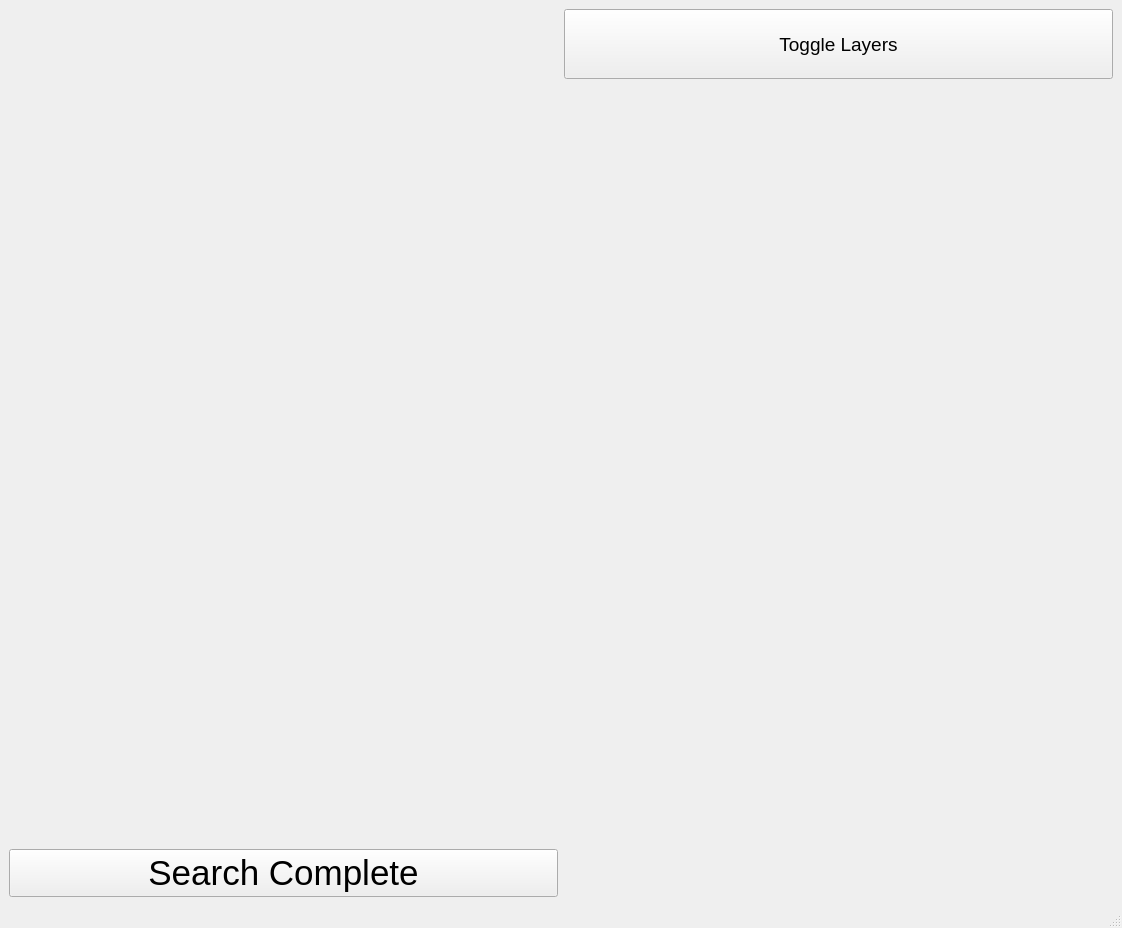
<?xml version="1.0" encoding="UTF-8"?>
<ui version="4.0">
 <class>MainWindow</class>
 <widget class="QMainWindow" name="MainWindow">
  <property name="geometry">
   <rect>
    <x>0</x>
    <y>0</y>
    <width>1122</width>
    <height>928</height>
   </rect>
  </property>
  <property name="windowTitle">
   <string>Crow's Nest</string>
  </property>
  <widget class="QWidget" name="centralwidget">
   <layout class="QGridLayout" name="gridLayout">
    <item row="1" column="0">
     <widget class="QPushButton" name="SearchComplete">
      <property name="font">
       <font>
        <pointsize>26</pointsize>
       </font>
      </property>
      <property name="text">
       <string>Search Complete</string>
      </property>
      <property name="flat">
       <bool>false</bool>
      </property>
     </widget>
    </item>
    <item row="0" column="2">
     <layout class="QVBoxLayout" name="verticalLayout"/>
    </item>
    <item row="0" column="0">
     <widget class="QLabel" name="TopoMap">
      <property name="text">
       <string/>
      </property>
      <property name="pixmap">
       <pixmap>topoMap.jpg</pixmap>
      </property>
     </widget>
    </item>
    <item row="0" column="1" alignment="Qt::AlignTop">
     <widget class="QPushButton" name="ToggleLayers">
      <property name="sizePolicy">
       <sizepolicy hsizetype="Preferred" vsizetype="Fixed">
        <horstretch>0</horstretch>
        <verstretch>0</verstretch>
       </sizepolicy>
      </property>
      <property name="minimumSize">
       <size>
        <width>100</width>
        <height>70</height>
       </size>
      </property>
      <property name="font">
       <font>
        <pointsize>14</pointsize>
       </font>
      </property>
      <property name="text">
       <string>Toggle Layers</string>
      </property>
     </widget>
    </item>
   </layout>
  </widget>
  <widget class="QMenuBar" name="menubar">
   <property name="geometry">
    <rect>
     <x>0</x>
     <y>0</y>
     <width>1122</width>
     <height>26</height>
    </rect>
   </property>
  </widget>
  <widget class="QStatusBar" name="statusbar"/>
 </widget>
 <resources/>
 <connections/>
</ui>
